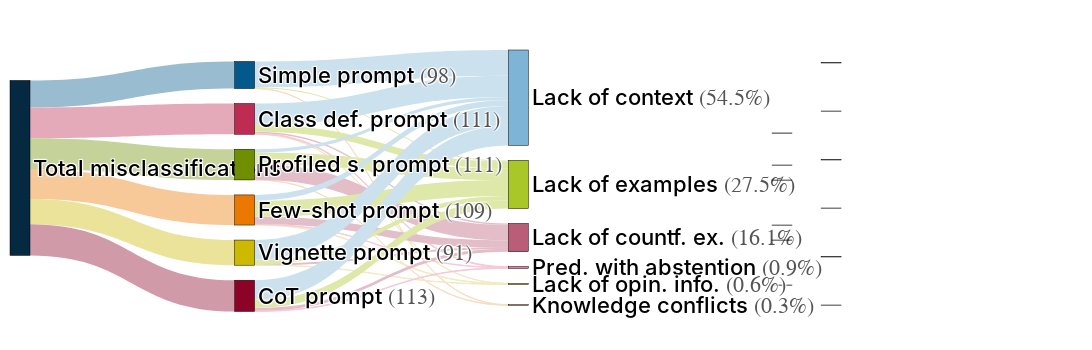

The notebook cell saved with this chart:
### Code cell
prompt_cases_dict_Claude = {
    "Simple prompt": cases_Claude_simple_df,
    "Class def. prompt": cases_Claude_class_def_df,
    "Profiled s. prompt": cases_Claude_profiled_simple_df,
    "Few-shot prompt": cases_Claude_few_shot_df,
    "Vignette prompt": cases_Claude_vignette_df,
    "CoT prompt": cases_Claude_cot_df
}

prompt_reasons_dict_Claude = {
    "Simple prompt": main_reasons_Claude_simple_df,
    "Class def. prompt": main_reasons_Claude_class_def_df,
    "Profiled s. prompt": main_reasons_Claude_profiled_simple_df,
    "Few-shot prompt": main_reasons_Claude_few_shot_df,
    "Vignette prompt": main_reasons_Claude_vignette_df,
    "CoT prompt": main_reasons_Claude_cot_df
}

plot_global_misclassification_sankey("Claude", prompt_cases_dict_Claude, prompt_reasons_dict_Claude)

### Figure 1 — Plotly figure (JSON) as saved in the notebook; plotly's stock layout.template omitted (floating-point values rounded to 4 significant figures)
{"data": [{"arrangement": "snap", "link": {"color": ["rgb(154, 188, 209)", "rgb(229, 170, 186)", "rgb(197, 210, 153)", "rgb(247, 201, 153)", "rgb(234, 227, 153)", "rgb(209, 154, 168)", "rgba(255,255,255,0)", "rgba(255,255,255,0)", "rgba(255,255,255,0)", "rgba(255,255,255,0)", "rgba(255,255,255,0)", "rgba(255,255,255,0)", "rgb(247, 221, 193)", "rgb(203, 225, 238)", "rgb(221, 232, 169)", "rgb(203, 225, 238)", "rgb(227, 190, 200)", "rgb(221, 232, 169)", "rgb(240, 235, 193)", "rgb(247, 200, 217)", "rgb(247, 221, 193)", "rgb(203, 225, 238)", "rgb(227, 190, 200)", "rgb(221, 232, 169)", "rgb(203, 225, 238)", "rgb(227, 190, 200)", "rgb(221, 232, 169)", "rgb(240, 235, 193)", "rgb(247, 200, 217)", "rgb(203, 225, 238)", "rgb(227, 190, 200)", "rgb(221, 232, 169)", "rgb(240, 235, 193)", "rgb(203, 225, 238)", "rgb(227, 190, 200)", "rgb(221, 232, 169)", "rgb(247, 200, 217)", "rgba(0,0,0,0)", "rgba(0,0,0,0)", "rgba(0,0,0,0)", "rgba(0,0,0,0)", "rgba(0,0,0,0)", "rgba(0,0,0,0)"], "source": [0, 0, 0, 0, 0, 0, 7, 9, 11, 13, 15, 17, 1, 1, 1, 2, 2, 2, 2, 2, 3, 3, 3, 3, 4, 4, 4, 4, 4, 5, 5, 5, 5, 6, 6, 6, 6, 7, 9, 11, 13, 15, 17], "target": [1, 2, 3, 4, 5, 6, 8, 10, 12, 14, 16, 18, 17, 7, 9, 7, 11, 9, 15, 13, 17, 7, 11, 9, 7, 11, 9, 15, 13, 7, 11, 9, 15, 7, 11, 9, 13, 19, 20, 21, 22, 23, 24], "value": [98, 111, 111, 109, 91, 113, 1e-06, 1e-06, 1e-06, 1e-06, 1e-06, 1e-06, 1, 93, 4, 77, 5, 25, 1, 3, 1, 12, 56, 42, 21, 27, 58, 2, 1, 71, 3, 16, 1, 71, 11, 29, 2, 1e-10, 1e-10, 1e-10, 1e-10, 1e-10, 1e-10]}, "node": {"color": ["#042940", "#03588C", "#BF2C53", "#6F8F00", "#EB7801", "#CCB900", "#8C0327", "#7EB5D6", "rgba(0,0,0,0)", "#AAC72A", "rgba(0,0,0,0)", "#BA5D77", "rgba(0,0,0,0)", "#ED77A0", "rgba(0,0,0,0)", "#DACE65", "rgba(0,0,0,0)", "#EBAA64", "rgba(0,0,0,0)", "rgba(0,0,0,0)", "rgba(0,0,0,0)", "rgba(0,0,0,0)", "rgba(0,0,0,0)", "rgba(0,0,0,0)", "rgba(0,0,0,0)"], "label": ["Total misclassifications", "Simple prompt <span style='color:#555; font-weight:normal;'>(98)</span>", "Class def. prompt <span style='color:#555; font-weight:normal;'>(111)</span>", "Profiled s. prompt <span style='color:#555; font-weight:normal;'>(111)</span>", "Few-shot prompt <span style='color:#555; font-weight:normal;'>(109)</span>", "Vignette prompt <span style='color:#555; font-weight:normal;'>(91)</span>", "CoT prompt <span style='color:#555; font-weight:normal;'>(113)</span>", "Lack of context <span style='color:#555; font-weight:normal;'>(54.5%)</span>", "", "Lack of examples <span style='color:#555; font-weight:normal;'>(27.5%)</span>", "", "Lack of countf. ex. <span style='color:#555; font-weight:normal;'>(16.1%)</span>", "", "Pred. with abstention <span style='color:#555; font-weight:normal;'>(0.9%)</span>", "", "Lack of opin. info. <span style='color:#555; font-weight:normal;'>(0.6%)</span>", "", "Knowledge conflicts <span style='color:#555; font-weight:normal;'>(0.3%)</span>", "", "", "", "", "", "", ""], "line": {"color": "black", "width": 0.5}, "pad": 15, "thickness": 20, "x": [0.0, 0.3, 0.3, 0.3, 0.3, 0.3, 0.3, 0.65, null, 0.65, null, 0.65, null, 0.65, null, 0.65, null, 0.65, null, 1.05, 1.05, 1.05, 1.05, 1.05, 1.05], "y": [0.5, 0.1, 0.26, 0.42, 0.58, 0.74, 0.9, 0.05, null, 0.244, null, 0.438, null, 0.632, null, 0.826, null, 1.02, null, 0.05, 0.244, 0.438, 0.632, 0.826, 1.02]}, "type": "sankey"}], "layout": {"font": {"size": 22, "color": "black", "family": "Times New Roman", "weight": 549}, "margin": {"t": 50, "l": 10, "r": 300, "b": 50}, "height": 350, "width": 1300}}
